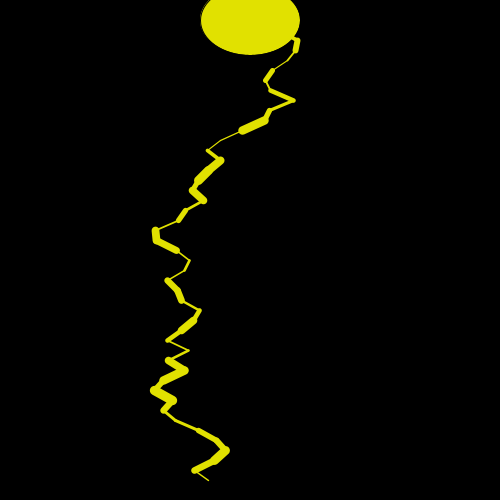
Frame 1 (no input)
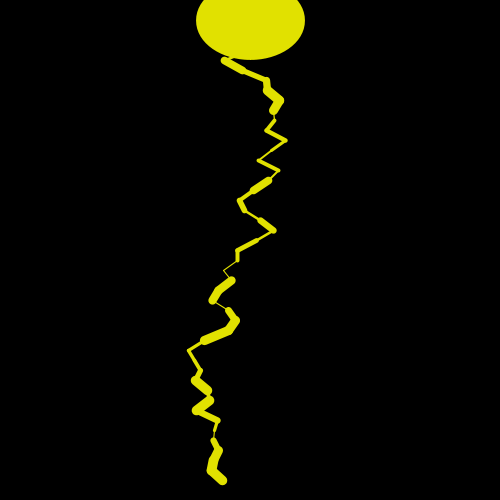
Frame 60 (the mouse pressed at the canvas centre just before this capture)
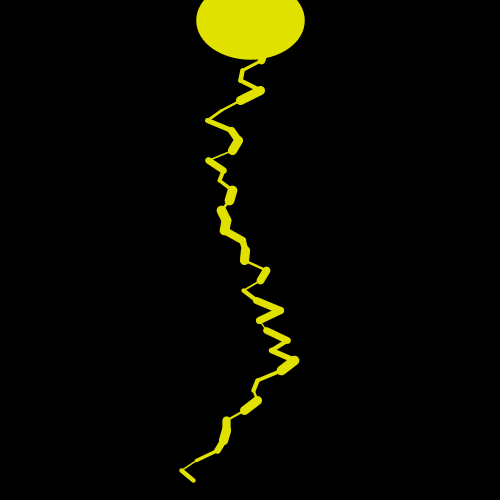
Frame 120 (the mouse held since frame 60 and released just before this capture)

The Processing sketch that drew these frames (run headless with seeded random() and noise(); from frame 60 on, the mouse is pressed at the canvas centre):

// Processing sketch: processing_128829
// ── processing_128829.pde

//electricity : to produce a scene of thundering
//chang kuo Ping from industrial design
void setup(){
  size(500,500);
  //noLoop();
}

void draw(){
  background(0);
  fill(225,225,0);
  ellipse(250,20,100,70);
  
  

  strokeWeight(5);
  stroke(225,225,0);


  float xstep = 10;
  float ystep = 10;
  float lastx = 250;
  float lasty = 20;
  float x = 250;
  int border = 20;
  for (int y=border; y<=width-border;y+=ystep)
  {
        xstep = random(50)-25;
        x += xstep;
        strokeWeight(random(1,10));
        line(x, y, lastx, lasty);
        lastx = x;
        lasty = y;
  }


}
